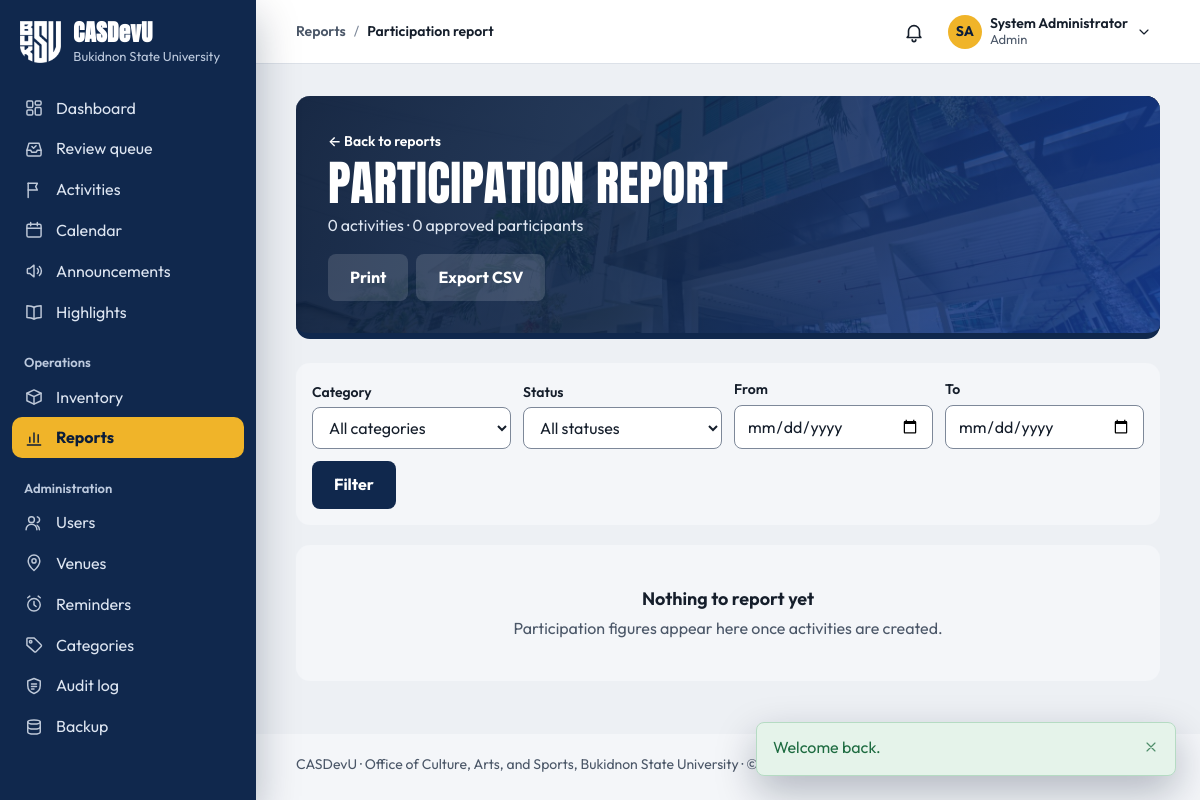
Screenshot of /reports/participation.php (signed in) with the database file from the repository.
### tables this page shows
CREATE TABLE users (
    user_id         INT UNSIGNED AUTO_INCREMENT PRIMARY KEY,
    role_id         TINYINT UNSIGNED NOT NULL,

     
    email           VARCHAR(150) NOT NULL UNIQUE,    
    password_hash   VARCHAR(255) NOT NULL,           
     
    student_number  VARCHAR(30)  NULL UNIQUE,        
    first_name      VARCHAR(80)  NOT NULL,
    middle_name     VARCHAR(80)  NULL,
    last_name       VARCHAR(80)  NOT NULL,
    sex             ENUM('male','female','other') NULL,
    birth_date      DATE         NULL,
    contact_number  VARCHAR(30)  NULL,
    photo_path      VARCHAR(255) NULL,
    id_front_path   VARCHAR(255) NULL,               
    id_back_path    VARCHAR(255) NULL,               

     
    course_id       INT UNSIGNED     NULL,
    year_level_id   TINYINT UNSIGNED NULL,
    section         VARCHAR(20)      NULL,
     
    connection_note VARCHAR(500)     NULL,

     
    status          ENUM('pending','active','inactive','suspended')
                        NOT NULL DEFAULT 'pending',
    last_login_at   DATETIME NULL,
    created_at      TIMESTAMP NOT NULL DEFAULT CURRENT_TIMESTAMP,
    updated_at      TIMESTAMP NOT NULL DEFAULT CURRENT_TIMESTAMP
                        ON UPDATE CURRENT_TIMESTAMP,

    CONSTRAINT fk_users_role       FOREIGN KEY (role_id)       REFERENCES roles(role_id),
    CONSTRAINT fk_users_course     FOREIGN KEY (course_id)     REFERENCES courses(course_id)
                                       ON DELETE SET NULL,
    CONSTRAINT fk_users_year_level FOREIGN KEY (year_level_id) REFERENCES year_levels(year_level_id)
                                       ON DELETE SET NULL,

    INDEX idx_users_role   (role_id),
    INDEX idx_users_status (status),
    INDEX idx_users_name   (last_name, first_name)
);

CREATE TABLE settings (
    setting_key     VARCHAR(80) PRIMARY KEY,
    setting_value   TEXT NULL,
    description     VARCHAR(255) NULL,
    updated_at      TIMESTAMP NOT NULL DEFAULT CURRENT_TIMESTAMP
                        ON UPDATE CURRENT_TIMESTAMP
);

### public/reports/participation.php (the view, shortened to what the rows shown need)
<?php
require_role(['staff', 'admin', 'coordinator']);
$pageTitle = 'Participation report';
require __DIR__ . '/../../includes/layout/header.php';
?>
<div class="page-head">
    <div>
        <h1>Participation report</h1>
    </div>
</div>
<?php require __DIR__ . '/../../includes/layout/footer.php'; ?>

### includes/layout/header.php (shortened to what the rows shown need)
<?php
$user         = current_user();
$role         = current_role();
$currentFile  = basename($_SERVER['SCRIPT_NAME']);
$currentDir   = basename(dirname($_SERVER['SCRIPT_NAME']));
$isStudent    = $role === 'student';
$navSection = match (true) {
    in_array($currentDir, ['public', ''], true) && $currentFile === 'index.php'   => 'dashboard',
    in_array($currentDir, ['public', ''], true) && $currentFile === 'review.php'  => 'review',
    $currentFile === 'notifications.php'                        => 'notifications',
    $currentFile === 'profile.php'                              => 'profile',
    $currentFile === 'settings.php'                             => 'settings',
    $currentFile === 'calendar.php'                             => 'calendar',
    $currentDir === 'activities'                                => 'activities',
    $currentDir === 'announcements'                             => 'announcements',
    $currentDir === 'highlights'                                => 'highlights',
    $currentDir === 'inventory' && $isStudent && in_array($currentFile, ['reservations.php', 'borrow.php'], true) => 'borrow-requests',
    $currentDir === 'inventory'                                 => 'inventory',
    $currentDir === 'reports'                                   => 'reports',
    $currentDir === 'admin'                                     => pathinfo($currentFile, PATHINFO_FILENAME),
    $currentDir === 'requirements' && $isStudent                => 'my-requirements',
    $currentDir === 'participation' && $isStudent               => 'my-activities',
    $currentDir === 'participation' || $currentDir === 'requirements' => 'activities',
    default                                                     => '',
};
$sections = [
    'dashboard'       => ['Dashboard', 'index.php'],
    'review'          => ['Review queue', 'review.php'],
    'notifications'   => ['Notifications', 'notifications.php'],
    'profile'         => ['My profile', 'profile.php'],
    'settings'        => ['Settings', 'settings.php'],
    'calendar'        => ['Calendar', 'activities/calendar.php'],
    'activities'      => ['Activities', 'activities/index.php'],
    'announcements'   => ['Announcements', 'announcements/index.php'],
    'highlights'      => ['Highlights', 'highlights/index.php'],
    'inventory'       => [$isStudent ? 'Costumes & equipment' : 'Inventory', 'inventory/index.php'],
    'reports'         => ['Reports', 'reports/index.php'],
    'my-activities'   => ['My activities', 'participation/my-activities.php'],
    'my-requirements' => ['My requirements', 'requirements/mine.php'],
    'borrow-requests' => ['My borrow requests', 'inventory/reservations.php'],
    'users'           => [has_role('admin') ? 'Users' : 'Accounts', 'admin/users.php'],
    'venues'          => ['Venues', 'admin/venues.php'],
    'reminders'       => ['Reminders', 'admin/reminders.php'],
    'categories'      => ['Categories', 'admin/categories.php'],
    'audit'           => ['Audit log', 'admin/audit.php'],
    'backup'          => ['Backup', 'admin/backup.php'],
];
$initials = $user
    ? strtoupper(mb_substr((string) $user['first_name'], 0, 1) . mb_substr((string) $user['last_name'], 0, 1))
    : '';
?>
<!DOCTYPE html>
<html lang="en">
<head>
    <link rel="stylesheet" href="<?= asset('css/style.css') ?>">
</head>
<body>
<div class="app<?= $user ? '' : ' app-public' ?>">
<div class="main">
<?php if ($user): ?>
    <?php
    [$sectionLabel, $sectionHref] = $sections[$navSection] ?? ['', ''];
    $pageLabel  = (string) ($pageTitle ?? '');
    $isSectionHome = $sectionHref !== '' && str_ends_with($_SERVER['SCRIPT_NAME'], '/' . $sectionHref);
    ?>
    <header class="topbar">
        <nav class="breadcrumb" aria-label="Breadcrumb">
            <ol>
                <?php if ($sectionLabel !== '' && !$isSectionHome): ?>
                    <li><a href="<?= url($sectionHref) ?>"><?= e($sectionLabel) ?></a></li>
                    <li aria-current="page"><?= e($pageLabel) ?></li>
                <?php else: ?>
                    <li aria-current="page"><?= e($sectionLabel !== '' ? $sectionLabel : $pageLabel) ?></li>
                <?php endif; ?>
            </ol>
        </nav>
        <div class="topbar-actions">
            <?php require __DIR__ . '/notifications-menu.php'; ?>
            <details class="account-menu" data-menu>
                <summary class="account-trigger" aria-label="Account menu for <?= e(full_name($user)) ?>">
                    <?php if ($userPhotoUrl = user_photo_url($user)): ?>
                        <img class="account-initials" src="<?= e($userPhotoUrl) ?>" alt="" width="34" height="34">
                    <?php else: ?>
                        <span class="account-initials" aria-hidden="true"><?= e($initials) ?></span>
                    <?php endif; ?>
                    <span class="account-text">
                        <span class="account-name"><?= e(full_name($user)) ?></span>
                        <span class="account-role"><?= e(ucfirst((string) $role)) ?></span>
                    </span>
                    <?= icon('chevron-down', 'icon account-chevron') ?>
                </summary>
            </details>
        </div>
    </header>
<?php endif; ?>
<main class="page" id="main" tabindex="-1">

### includes/layout/footer.php
</main>
<footer class="footer">
    <p><?= e(APP_NAME) ?> · <?= e(office_name()) ?>, <?= e(university_name()) ?> · &copy; <?= date('Y') ?></p>
</footer>
</div>
</div>
</body>
</html>

### rows the page displays
users: initials "SA", full_name($user) "System Administrator"
settings: setting_value "Office of Culture, Arts, and Sports"
settings: setting_value "Bukidnon State University"

### other values shown
APP_NAME "CASDevU"
UNIVERSITY "Bukidnon State University"
$label "Dashboard Review queue Activities Calendar Announcements Highlights Inventory Reports Users Venues Reminders Categories Audit log Backup"
$sectionLabel "Reports"
$pageLabel "Participation report"
$role "Admin"
$flashMessage['message'] "Welcome back."
count($rows) "0"
$totals['approved'] "0"
